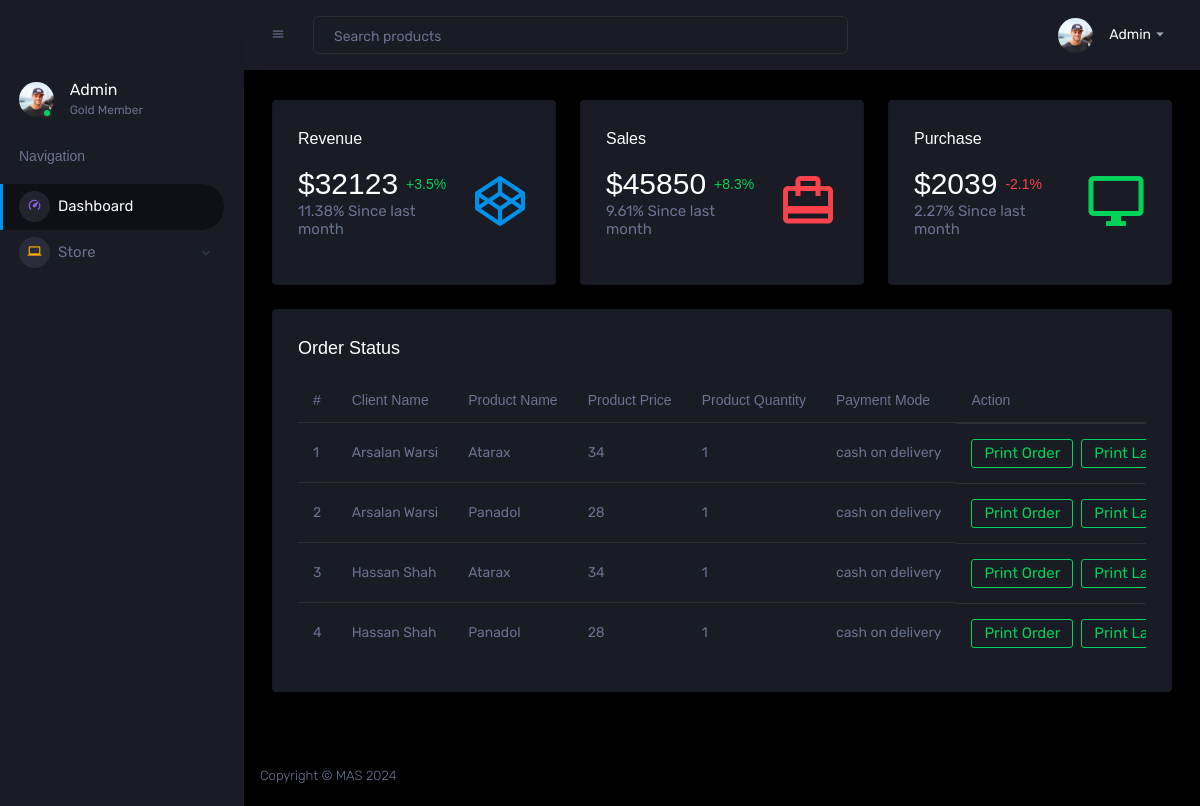
Screenshot of /AdminPanel/index.php (signed in) with the database file from the repository.
### tables this page shows
CREATE TABLE `orders` (
  `id` int(11) NOT NULL,
  `u_id` int(11) NOT NULL,
  `u_name` varchar(255) NOT NULL,
  `u_country` varchar(255) NOT NULL,
  `u_address` varchar(255) NOT NULL,
  `u_phone` varchar(255) NOT NULL,
  `delivery_status` varchar(255) NOT NULL,
  `p_id` int(11) NOT NULL,
  `p_name` varchar(255) NOT NULL,
  `generic_name` varchar(255) NOT NULL,
  `p_quantity` int(11) NOT NULL,
  `p_price` int(11) NOT NULL,
  `date` timestamp NOT NULL DEFAULT current_timestamp() ON UPDATE current_timestamp(),
  `order_status` varchar(255) NOT NULL DEFAULT 'Pending',
  `p_prescription` varchar(255) NOT NULL,
  `p_image` varchar(255) DEFAULT NULL
);

### AdminPanel/index.php (the view, shortened to what this page needs)
<!DOCTYPE html>
<html lang="en">
<head>
  <link rel="stylesheet" href="assets/vendors/mdi/css/materialdesignicons.min.css">
  <link rel="stylesheet" href="assets/vendors/css/vendor.bundle.base.css">
  <link rel="stylesheet" href="assets/vendors/jvectormap/jquery-jvectormap.css">
  <link rel="stylesheet" href="assets/vendors/flag-icon-css/css/flag-icon.min.css">
  <link rel="stylesheet" href="assets/vendors/owl-carousel-2/owl.carousel.min.css">
  <link rel="stylesheet" href="assets/vendors/owl-carousel-2/owl.theme.default.min.css">
  <link rel="stylesheet" href="assets/css/style.css">
</head>
<body>
  <div class="container-scroller">
    <?php
    include 'sidebar.php';
    ?>
    <div class="container-fluid page-body-wrapper">
      <?php
      include 'header.php';
      ?>
      <div class="main-panel">
        <div class="content-wrapper">
          <div class="row">
            <div class="col-sm-4 grid-margin">
              <div class="card">
                <div class="card-body">
                  <h5>Revenue</h5>
                  <div class="row">
                    <div class="col-8 col-sm-12 col-xl-8 my-auto">
                      <div class="d-flex d-sm-block d-md-flex align-items-center">
                        <h2 class="mb-0">$32123</h2>
                        <p class="text-success ml-2 mb-0 font-weight-medium">+3.5%</p>
                      </div>
                      <h6 class="text-muted font-weight-normal">11.38% Since last month</h6>
                    </div>
                    <div class="col-4 col-sm-12 col-xl-4 text-center text-xl-right">
                      <i class="icon-lg mdi mdi-codepen text-primary ml-auto"></i>
                    </div>
                  </div>
                </div>
              </div>
            </div>
            <div class="col-sm-4 grid-margin">
              <div class="card">
                <div class="card-body">
                  <h5>Sales</h5>
                  <div class="row">
                    <div class="col-8 col-sm-12 col-xl-8 my-auto">
                      <div class="d-flex d-sm-block d-md-flex align-items-center">
                        <h2 class="mb-0">$45850</h2>
                        <p class="text-success ml-2 mb-0 font-weight-medium">+8.3%</p>
                      </div>
                      <h6 class="text-muted font-weight-normal"> 9.61% Since last month</h6>
                    </div>
                    <div class="col-4 col-sm-12 col-xl-4 text-center text-xl-right">
                      <i class="icon-lg mdi mdi-wallet-travel text-danger ml-auto"></i>
                    </div>
                  </div>
                </div>
              </div>
            </div>
            <div class="col-sm-4 grid-margin">
              <div class="card">
                <div class="card-body">
                  <h5>Purchase</h5>
                  <div class="row">
                    <div class="col-8 col-sm-12 col-xl-8 my-auto">
                      <div class="d-flex d-sm-block d-md-flex align-items-center">
                        <h2 class="mb-0">$2039</h2>
                        <p class="text-danger ml-2 mb-0 font-weight-medium">-2.1% </p>
                      </div>
                      <h6 class="text-muted font-weight-normal">2.27% Since last month</h6>
                    </div>
                    <div class="col-4 col-sm-12 col-xl-4 text-center text-xl-right">
                      <i class="icon-lg mdi mdi-monitor text-success ml-auto"></i>
                    </div>
                  </div>
                </div>
              </div>
            </div>
          </div>
          <div class="row ">
            <div class="col-12 grid-margin">
              <div class="card">
                <div class="card-body">
                  <h4 class="card-title">Order Status</h4>
                  <div class="table-responsive">
                    <table class="table">
                      <thead>
                        <tr>
                          <th> # </th>
                          <th> Client Name </th>
                          <th> Product Name </th>
                          <th> Product Price </th>
                          <th> Product Quantity</th>
                          <th> Payment Mode </th>
                          <th> Action </th>
                        </tr>
                      </thead>
                      <tbody id="table_data">
                        <?php
                        include "../config.php";
                        $fetchAllOrders = mysqli_query($db, "SELECT * FROM orders");
                        $sno = 1;
                        foreach ($fetchAllOrders as $data) {
                        ?>
                          <tr>
                            <td>
                              <?php echo $sno;
                              $sno++; ?>
                            </td>
                            <td> <?php echo $data['u_name'] ?> </td>
                            <td> <?php echo $data['p_name'] ?></td>
                            <td> <?php echo $data['p_price'] ?></td>
                            <td> <?php echo $data['p_quantity'] ?></td>
                            <td> <?php echo $data['delivery_status'] ?> </td>
                            <td class="d-flex">
                              <form action="../print.php" method="post" class="mr-2">
                                <input type="submit" name="print_order" class="btn btn-outline-success " value="Print Order">
                              </form>
                              <form action="Label_print.php" method="post">
                                <input type="submit" name="print_label" class="btn btn-outline-success" value="Print Label">
                              </form>
                            </td>
                          </tr>
                        <?php
                        }
                        ?>
                      </tbody>
                    </table>
                  </div>
                </div>
              </div>
            </div>
          </div>
        </div>
        <?php
        include "footer.php";
        ?>
</body>
</html>

### rows the page displays
orders: u_name "Arsalan Warsi", p_name "Atarax", p_price "34", p_quantity "1", delivery_status "cash on delivery"
orders: u_name "Arsalan Warsi", p_name "Panadol", p_price "28", p_quantity "1", delivery_status "cash on delivery"
orders: u_name "Hassan Shah", p_name "Atarax", p_price "34", p_quantity "1", delivery_status "cash on delivery"
orders: u_name "Hassan Shah", p_name "Panadol", p_price "28", p_quantity "1", delivery_status "cash on delivery"

### other values shown
$_SESSION['name'] "Admin"
